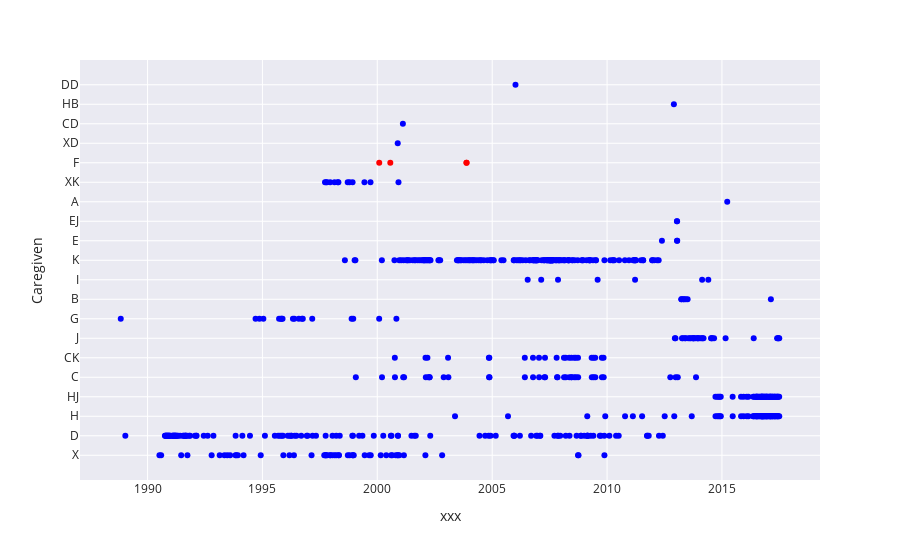

The notebook cell saved with this chart:
### Code cell
figg = px.scatter(df2,  y="Caregiven", x="xxx", hover_data=df2.columns)
figg.update_traces(
    marker=dict(
        color=((df2['Patient_Number']=='y')|(df2['Caregiven']=='F')).astype('float'),
        colorscale=[[0,'blue'],[1,'red']]
    )
)
figg.show()

### Figure 1 — Plotly figure (JSON) as saved in the notebook; plotly's stock layout.template omitted (floating-point values rounded to 4 significant figures; data arrays with more than 128 entries replaced by an {"elided": "..."} marker saying what was removed)
{"data": [{"customdata": {"elided": "600x1 str values"}, "hovertemplate": "xxx=%{x}<br>Caregiven=%{y}<br>Patient_Number=%{customdata[0]}<extra></extra>", "legendgroup": "", "marker": {"color": {"elided": "600 int values"}, "colorscale": [[0, "blue"], [1, "red"]], "symbol": "circle"}, "mode": "markers", "name": "", "orientation": "v", "showlegend": false, "type": "scatter", "x": {"elided": "600 str values"}, "xaxis": "x", "y": {"elided": "600 str values"}, "yaxis": "y"}], "layout": {"legend": {"tracegroupgap": 0}, "margin": {"t": 60}, "xaxis": {"anchor": "y", "domain": [0, 1], "title": {"text": "xxx"}}, "yaxis": {"anchor": "x", "domain": [0, 1], "title": {"text": "Caregiven"}}}}
